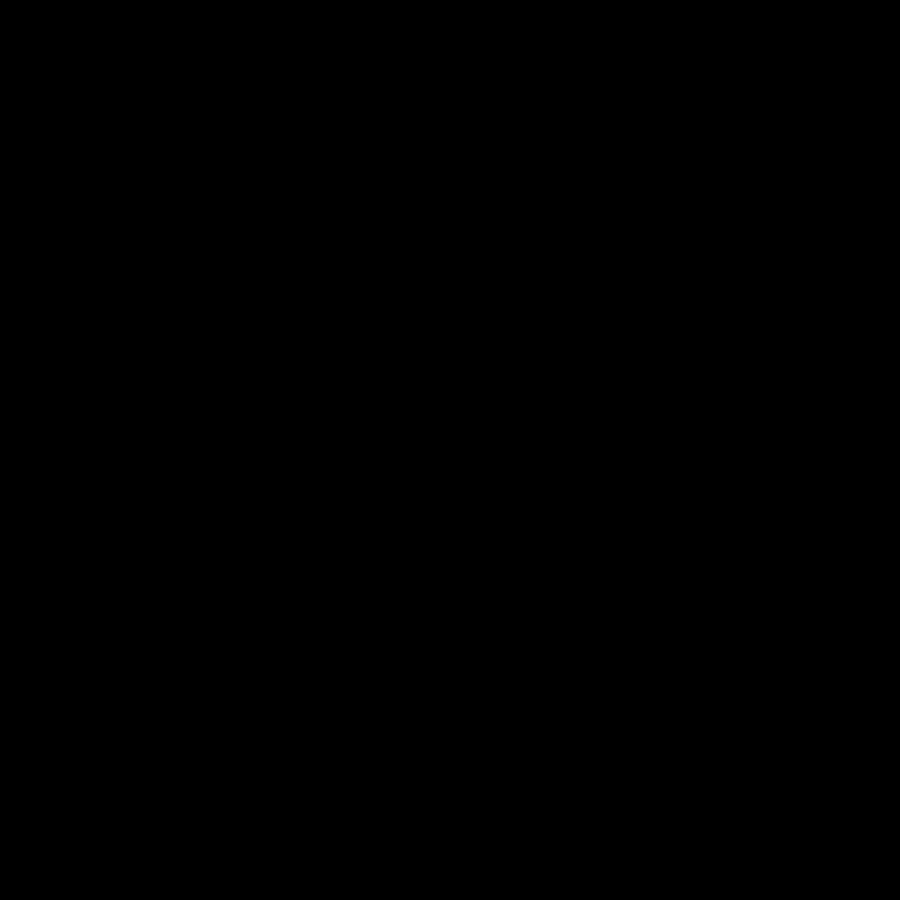
Frame 1 (no input)
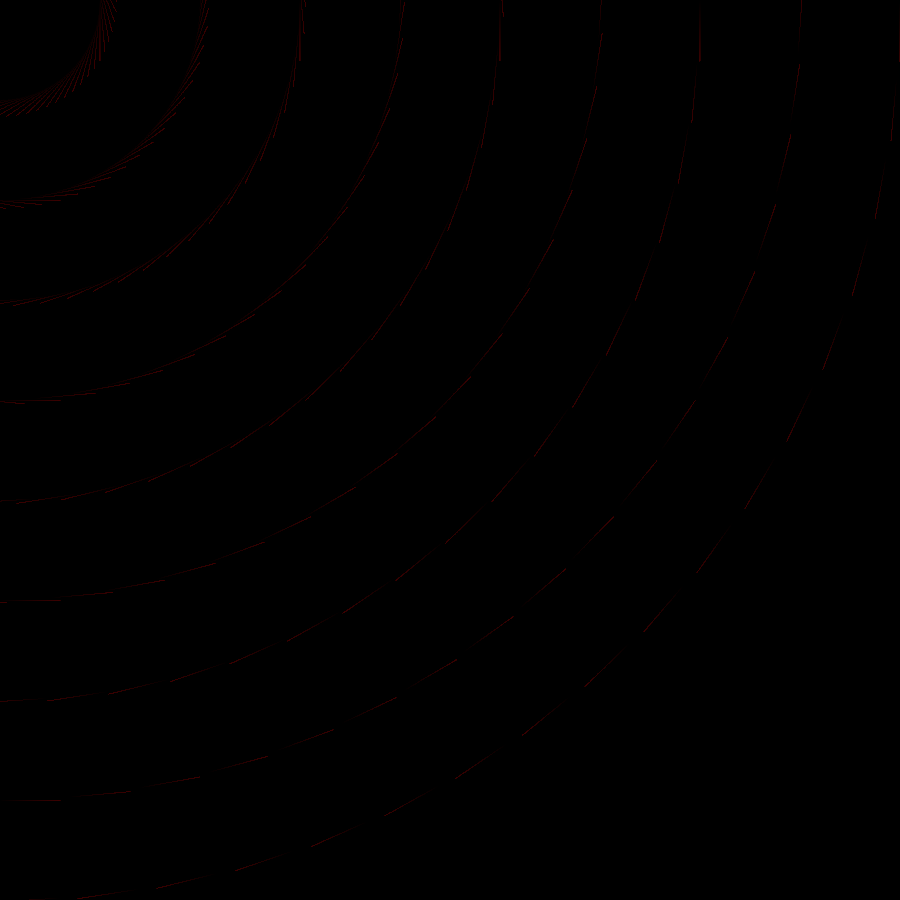
Frame 60 (the mouse pressed at the canvas centre just before this capture)
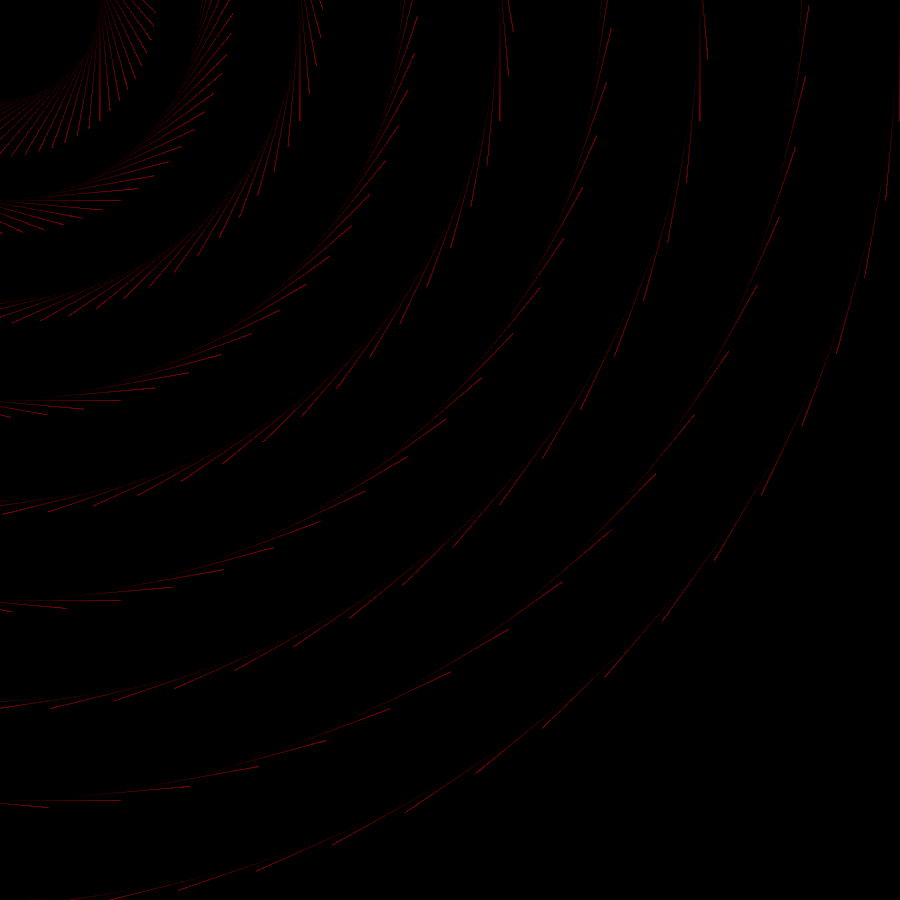
Frame 120 (the mouse held since frame 60 and released just before this capture)

The Processing sketch that drew these frames (run headless with seeded random() and noise(); from frame 60 on, the mouse is pressed at the canvas centre):

// Processing sketch: processing_166288
// ── processing_166288.pde

void setup() {
  size(900, 900);
  background(#000000);

}

  int R = 0;
  int G = 0;
  int B = 0;
  int GC = 0;
  int cir = 0;

void draw () {

if (frameCount < 255)
{
 R +=1;
 stroke (R,0,0);
}
else if (frameCount < (255 * 2))
{
 G +=1;
 stroke(0,G,0); 
}
else if (frameCount < (255 * 3))
{
 B +=1;
 stroke(0,0,B); 
}
else if (frameCount < (255 * 4))
{
 GC +=1;
 stroke(GC); 
}
else if (frameCount < 3550)
{
 cir +=1;
 ellipse(0,0,cir,cir); 
 frameRate(500);
}
else
{
 frameRate(60);
 fill(int(random(1,256)),int(random(1,256)),int(random(1,256)),int(random(1,256)));
 ellipse(int(random(0,height)),int(random(0,height)),50,50); 
}
for (int y=0; y<=300; y+=20)
{
  for (int x=0; x<=300; x+=20) 
  {
    line ( 100, frameCount, 100, frameCount);
    line ( frameCount, 200, frameCount, 200);
    line ( 300, frameCount, 300, frameCount);
    line ( frameCount, 400, frameCount, 400);
    line ( 500, frameCount, 500, frameCount);
    line ( frameCount, 600, frameCount, 600);
    line ( 700, frameCount, 700, frameCount);
    line ( frameCount, 800, frameCount, 800);
    line ( 900, frameCount, 900, frameCount);
    rotate (100);
    }
  }
println(frameCount);
}
